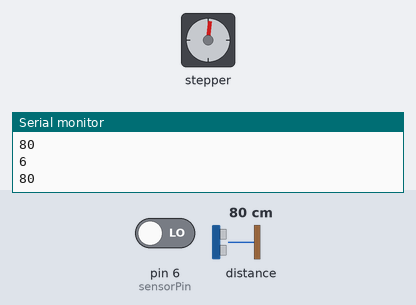
Simulated run of this sketch. Board: Arduino Uno, built with avr-gcc and run on an emulated ATmega328P. On the bench: stepper motor, the last lines printed to the serial monitor. The inputs (shaded band) are chosen by the test bench; at power-on: pin 6 (sensorPin) LOW, distance to the obstacle 80 cm. Stepper angles assume 2048 steps per turn.

Above: at 0.57 s.
At 9.33 s:
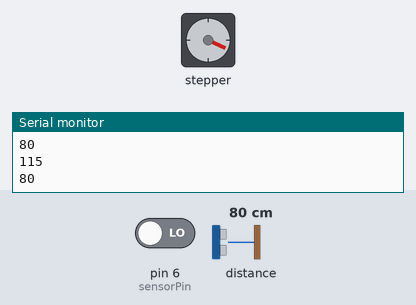
At 19.79 s:
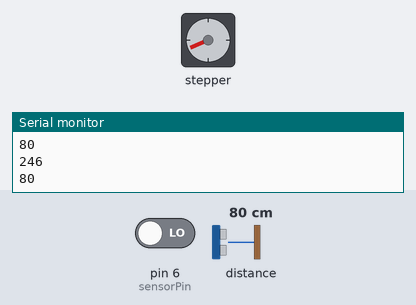
At 39.65 s:
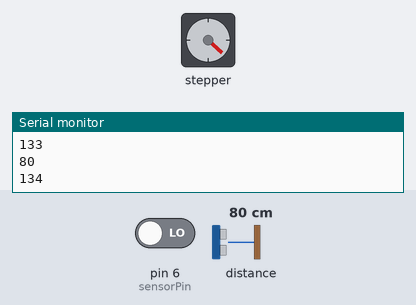
Timing chart, 0 to 40.0 s (numbered marks = the images above):
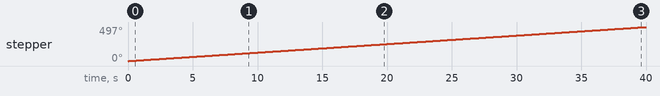

The sketch:

lidar.ino
```cpp
#include <Stepper.h>
#include <Wire.h>
#include <Adafruit_VL53L0X.h>
#include <SoftwareSerial.h>

#define RX_PIN 10
#define TX_PIN 11


#define STEPS 2048  // the number of steps in one revolution of your motor (28BYJ-48)
const int stepsPerRevolution = 2048;

//instancia de SoftwareSerial
SoftwareSerial PORT(RX_PIN, TX_PIN);

Adafruit_VL53L0X lox = Adafruit_VL53L0X();

long duration;
int distance;
int roundAngle;
int Angle = 0;
Stepper stepper(STEPS, 2, 3, 4, 5);

int stepCount = 0;
bool lastSensorState = LOW;
const int sensorPin = 6;  // Pin del sensor Hall

const int sizeSend = 2;
String arrayToSend[sizeSend];
char delimiter = '|';  // Delimitador para separar los Strings en la trama

void setup() {
  Serial.begin(9600);
  PORT.begin(9600);
  Wire.begin();

  pinMode(sensorPin, INPUT);  // Configurar el pin del sensor como entrada

  /*if (!lox.begin())
  {
    Serial.println(F("Error al iniciar VL53L0X"));
    while(1);
  }*/
}
int i=0;
void loop() {
  //INICIO DE COMUNICACION
  //int data = 0;
  /*if (PORT.available()>0) {
    int data = PORT.parseInt();
    if (data) {*/
      //Serial.println(PORT.parseInt());  // Ver lo que se recibió
      if(i==50){

      arrayToSend[0] = String(distance);
      arrayToSend[1] = String(roundAngle);  //Establecer Arraya a mandar
      //PORT.write(Angle); //Envíar a Maestro
      //PORT.write(distance); //Envíar a Maestro
      //Serial.write(PORT.read());
      sendArray(arrayToSend, sizeSend);
      i=0;
      }
      i++;
  //FIN DE COMUNICACION

  stepper.setSpeed(4);
  stepper.step(5);
  distance = calculateDistance();

  // Verificar la detección del sensor Hall
  bool currentSensorState = digitalRead(sensorPin);
  if (currentSensorState == HIGH && lastSensorState == LOW) {
    stepCount = 0;  // Restablecer el contador de pasos a 0 cuando el sensor Hall detecta el imán por primera vez
  }

  lastSensorState = currentSensorState;

  Angle = stepCount * 0.883218842;
  roundAngle = (int)Angle;
  Serial.println(Angle);
  //Serial.print(",");
  Serial.println(distance);
  //Serial.print(".");
  //delay(50);


  stepCount++;

  if (stepCount == 408) {
    stepCount = 0;
  }

}

int calculateDistance() {
  VL53L0X_RangingMeasurementData_t measure;
  lox.rangingTest(&measure, false);

  if (measure.RangeStatus != 4) {
    return measure.RangeMilliMeter / 10;  // convertir mm a cm
  } else {
    return -1;  // Devolver -1 si está fuera de rango
  }
}

void sendArray(String arr[], int size) {
  String serializedData = "";
  for (int i = 0; i < size; i++) {
    serializedData += arr[i];
    if (i < size - 1) {
      serializedData += delimiter;  // Añadir delimitador entre los Strings
    }
  }
  PORT.println(serializedData);  // Enviar la cadena serializada a través del Bluetooth
}
```

Measured:
- by itself, stepper: keeps turning clockwise at about 12°/s
